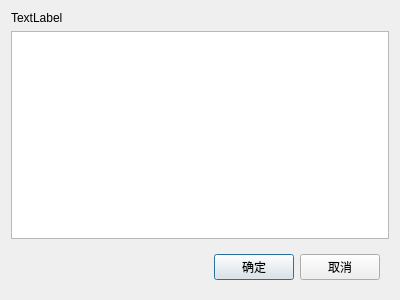
<?xml version="1.0" encoding="UTF-8"?>
<ui version="4.0">
 <class>SetMultilineDialog</class>
 <widget class="QDialog" name="SetMultilineDialog">
  <property name="geometry">
   <rect>
    <x>0</x>
    <y>0</y>
    <width>400</width>
    <height>300</height>
   </rect>
  </property>
  <property name="windowTitle">
   <string>Dialog</string>
  </property>
  <layout class="QVBoxLayout" name="verticalLayout">
   <item>
    <widget class="QLabel" name="lblCaption">
     <property name="text">
      <string>TextLabel</string>
     </property>
    </widget>
   </item>
   <item>
    <widget class="QPlainTextEdit" name="edtInfo"/>
   </item>
   <item>
    <widget class="QWidget" name="wgtBottom" native="true">
     <property name="minimumSize">
      <size>
       <width>0</width>
       <height>44</height>
      </size>
     </property>
     <property name="maximumSize">
      <size>
       <width>16777215</width>
       <height>44</height>
      </size>
     </property>
     <layout class="QHBoxLayout" name="horizontalLayout">
      <item>
       <spacer name="horizontalSpacer">
        <property name="orientation">
         <enum>Qt::Horizontal</enum>
        </property>
        <property name="sizeHint" stdset="0">
         <size>
          <width>189</width>
          <height>20</height>
         </size>
        </property>
       </spacer>
      </item>
      <item>
       <widget class="QPushButton" name="btnOk">
        <property name="text">
         <string>确定</string>
        </property>
       </widget>
      </item>
      <item>
       <widget class="QPushButton" name="btnCancel">
        <property name="text">
         <string>取消</string>
        </property>
       </widget>
      </item>
     </layout>
    </widget>
   </item>
  </layout>
 </widget>
 <resources/>
 <connections/>
</ui>
